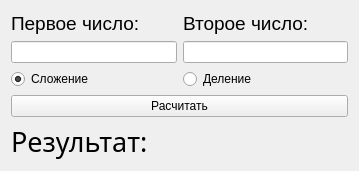
<?xml version="1.0" encoding="UTF-8"?>
<ui version="4.0">
 <class>SumDivWindow</class>
 <widget class="QWidget" name="SumDivWindow">
  <property name="geometry">
   <rect>
    <x>0</x>
    <y>0</y>
    <width>359</width>
    <height>171</height>
   </rect>
  </property>
  <property name="windowTitle">
   <string>Form</string>
  </property>
  <layout class="QGridLayout" name="gridLayout">
   <item row="0" column="0">
    <widget class="QLabel" name="label_2">
     <property name="font">
      <font>
       <pointsize>14</pointsize>
      </font>
     </property>
     <property name="text">
      <string>Первое число:</string>
     </property>
    </widget>
   </item>
   <item row="0" column="1">
    <widget class="QLabel" name="label_3">
     <property name="font">
      <font>
       <pointsize>14</pointsize>
      </font>
     </property>
     <property name="text">
      <string>Второе число:</string>
     </property>
    </widget>
   </item>
   <item row="1" column="0">
    <widget class="QLineEdit" name="line_firstNum">
     <property name="text">
      <string/>
     </property>
    </widget>
   </item>
   <item row="1" column="1">
    <widget class="QLineEdit" name="line_secondNum">
     <property name="text">
      <string/>
     </property>
    </widget>
   </item>
   <item row="2" column="0">
    <widget class="QRadioButton" name="rad_sum">
     <property name="text">
      <string>Сложение</string>
     </property>
     <property name="checked">
      <bool>true</bool>
     </property>
    </widget>
   </item>
   <item row="2" column="1">
    <widget class="QRadioButton" name="rad_div">
     <property name="text">
      <string>Деление</string>
     </property>
    </widget>
   </item>
   <item row="3" column="0" colspan="2">
    <widget class="QPushButton" name="btn_calc">
     <property name="text">
      <string>Расчитать</string>
     </property>
    </widget>
   </item>
   <item row="4" column="0">
    <widget class="QLabel" name="label">
     <property name="font">
      <font>
       <family>Noto Sans</family>
       <pointsize>20</pointsize>
      </font>
     </property>
     <property name="text">
      <string>Результат:</string>
     </property>
    </widget>
   </item>
   <item row="4" column="1">
    <widget class="QLabel" name="label_result">
     <property name="font">
      <font>
       <pointsize>14</pointsize>
      </font>
     </property>
     <property name="text">
      <string/>
     </property>
    </widget>
   </item>
  </layout>
 </widget>
 <resources/>
 <connections/>
</ui>
